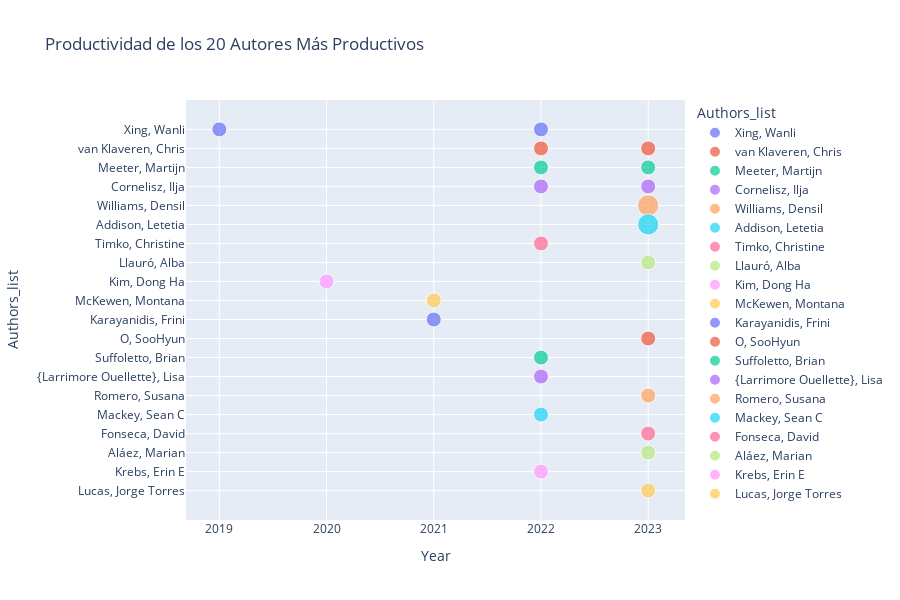

Source (notebook cell):
### Markdown cell above
## Análisis de autores

### Code cell
eda_bib.top_authors_chart(df)

### Figure 1 — Plotly figure (JSON) as saved in the notebook; plotly's stock layout.template omitted (floating-point values rounded to 4 significant figures)
{"data": [{"hovertemplate": "<b>%{hovertext}</b><br><br>Authors_list=%{y}<br>Year=%{x}<br>Publications=%{marker.size}<extra></extra>", "hovertext": ["Xing, Wanli", "Xing, Wanli"], "legendgroup": "Xing, Wanli", "marker": {"color": "#636efa", "size": [1, 1], "sizemode": "area", "sizeref": 0.008889, "symbol": "circle"}, "mode": "markers", "name": "Xing, Wanli", "orientation": "v", "showlegend": true, "type": "scatter", "x": [2019, 2022], "xaxis": "x", "y": ["Xing, Wanli", "Xing, Wanli"], "yaxis": "y"}, {"hovertemplate": "<b>%{hovertext}</b><br><br>Authors_list=%{y}<br>Year=%{x}<br>Publications=%{marker.size}<extra></extra>", "hovertext": ["van Klaveren, Chris", "van Klaveren, Chris"], "legendgroup": "van Klaveren, Chris", "marker": {"color": "#EF553B", "size": [1, 1], "sizemode": "area", "sizeref": 0.008889, "symbol": "circle"}, "mode": "markers", "name": "van Klaveren, Chris", "orientation": "v", "showlegend": true, "type": "scatter", "x": [2022, 2023], "xaxis": "x", "y": ["van Klaveren, Chris", "van Klaveren, Chris"], "yaxis": "y"}, {"hovertemplate": "<b>%{hovertext}</b><br><br>Authors_list=%{y}<br>Year=%{x}<br>Publications=%{marker.size}<extra></extra>", "hovertext": ["Meeter, Martijn", "Meeter, Martijn"], "legendgroup": "Meeter, Martijn", "marker": {"color": "#00cc96", "size": [1, 1], "sizemode": "area", "sizeref": 0.008889, "symbol": "circle"}, "mode": "markers", "name": "Meeter, Martijn", "orientation": "v", "showlegend": true, "type": "scatter", "x": [2022, 2023], "xaxis": "x", "y": ["Meeter, Martijn", "Meeter, Martijn"], "yaxis": "y"}, {"hovertemplate": "<b>%{hovertext}</b><br><br>Authors_list=%{y}<br>Year=%{x}<br>Publications=%{marker.size}<extra></extra>", "hovertext": ["Cornelisz, Ilja", "Cornelisz, Ilja"], "legendgroup": "Cornelisz, Ilja", "marker": {"color": "#ab63fa", "size": [1, 1], "sizemode": "area", "sizeref": 0.008889, "symbol": "circle"}, "mode": "markers", "name": "Cornelisz, Ilja", "orientation": "v", "showlegend": true, "type": "scatter", "x": [2022, 2023], "xaxis": "x", "y": ["Cornelisz, Ilja", "Cornelisz, Ilja"], "yaxis": "y"}, {"hovertemplate": "<b>%{hovertext}</b><br><br>Authors_list=%{y}<br>Year=%{x}<br>Publications=%{marker.size}<extra></extra>", "hovertext": ["Williams, Densil"], "legendgroup": "Williams, Densil", "marker": {"color": "#FFA15A", "size": [2], "sizemode": "area", "sizeref": 0.008889, "symbol": "circle"}, "mode": "markers", "name": "Williams, Densil", "orientation": "v", "showlegend": true, "type": "scatter", "x": [2023], "xaxis": "x", "y": ["Williams, Densil"], "yaxis": "y"}, {"hovertemplate": "<b>%{hovertext}</b><br><br>Authors_list=%{y}<br>Year=%{x}<br>Publications=%{marker.size}<extra></extra>", "hovertext": ["Addison, Letetia"], "legendgroup": "Addison, Letetia", "marker": {"color": "#19d3f3", "size": [2], "sizemode": "area", "sizeref": 0.008889, "symbol": "circle"}, "mode": "markers", "name": "Addison, Letetia", "orientation": "v", "showlegend": true, "type": "scatter", "x": [2023], "xaxis": "x", "y": ["Addison, Letetia"], "yaxis": "y"}, {"hovertemplate": "<b>%{hovertext}</b><br><br>Authors_list=%{y}<br>Year=%{x}<br>Publications=%{marker.size}<extra></extra>", "hovertext": ["Timko, Christine"], "legendgroup": "Timko, Christine", "marker": {"color": "#FF6692", "size": [1], "sizemode": "area", "sizeref": 0.008889, "symbol": "circle"}, "mode": "markers", "name": "Timko, Christine", "orientation": "v", "showlegend": true, "type": "scatter", "x": [2022], "xaxis": "x", "y": ["Timko, Christine"], "yaxis": "y"}, {"hovertemplate": "<b>%{hovertext}</b><br><br>Authors_list=%{y}<br>Year=%{x}<br>Publications=%{marker.size}<extra></extra>", "hovertext": ["Llauró, Alba"], "legendgroup": "Llauró, Alba", "marker": {"color": "#B6E880", "size": [1], "sizemode": "area", "sizeref": 0.008889, "symbol": "circle"}, "mode": "markers", "name": "Llauró, Alba", "orientation": "v", "showlegend": true, "type": "scatter", "x": [2023], "xaxis": "x", "y": ["Llauró, Alba"], "yaxis": "y"}, {"hovertemplate": "<b>%{hovertext}</b><br><br>Authors_list=%{y}<br>Year=%{x}<br>Publications=%{marker.size}<extra></extra>", "hovertext": ["Kim, Dong Ha"], "legendgroup": "Kim, Dong Ha", "marker": {"color": "#FF97FF", "size": [1], "sizemode": "area", "sizeref": 0.008889, "symbol": "circle"}, "mode": "markers", "name": "Kim, Dong Ha", "orientation": "v", "showlegend": true, "type": "scatter", "x": [2020], "xaxis": "x", "y": ["Kim, Dong Ha"], "yaxis": "y"}, {"hovertemplate": "<b>%{hovertext}</b><br><br>Authors_list=%{y}<br>Year=%{x}<br>Publications=%{marker.size}<extra></extra>", "hovertext": ["McKewen, Montana"], "legendgroup": "McKewen, Montana", "marker": {"color": "#FECB52", "size": [1], "sizemode": "area", "sizeref": 0.008889, "symbol": "circle"}, "mode": "markers", "name": "McKewen, Montana", "orientation": "v", "showlegend": true, "type": "scatter", "x": [2021], "xaxis": "x", "y": ["McKewen, Montana"], "yaxis": "y"}, {"hovertemplate": "<b>%{hovertext}</b><br><br>Authors_list=%{y}<br>Year=%{x}<br>Publications=%{marker.size}<extra></extra>", "hovertext": ["Karayanidis, Frini"], "legendgroup": "Karayanidis, Frini", "marker": {"color": "#636efa", "size": [1], "sizemode": "area", "sizeref": 0.008889, "symbol": "circle"}, "mode": "markers", "name": "Karayanidis, Frini", "orientation": "v", "showlegend": true, "type": "scatter", "x": [2021], "xaxis": "x", "y": ["Karayanidis, Frini"], "yaxis": "y"}, {"hovertemplate": "<b>%{hovertext}</b><br><br>Authors_list=%{y}<br>Year=%{x}<br>Publications=%{marker.size}<extra></extra>", "hovertext": ["O, SooHyun"], "legendgroup": "O, SooHyun", "marker": {"color": "#EF553B", "size": [1], "sizemode": "area", "sizeref": 0.008889, "symbol": "circle"}, "mode": "markers", "name": "O, SooHyun", "orientation": "v", "showlegend": true, "type": "scatter", "x": [2023], "xaxis": "x", "y": ["O, SooHyun"], "yaxis": "y"}, {"hovertemplate": "<b>%{hovertext}</b><br><br>Authors_list=%{y}<br>Year=%{x}<br>Publications=%{marker.size}<extra></extra>", "hovertext": ["Suffoletto, Brian"], "legendgroup": "Suffoletto, Brian", "marker": {"color": "#00cc96", "size": [1], "sizemode": "area", "sizeref": 0.008889, "symbol": "circle"}, "mode": "markers", "name": "Suffoletto, Brian", "orientation": "v", "showlegend": true, "type": "scatter", "x": [2022], "xaxis": "x", "y": ["Suffoletto, Brian"], "yaxis": "y"}, {"hovertemplate": "<b>%{hovertext}</b><br><br>Authors_list=%{y}<br>Year=%{x}<br>Publications=%{marker.size}<extra></extra>", "hovertext": ["{Larrimore Ouellette}, Lisa"], "legendgroup": "{Larrimore Ouellette}, Lisa", "marker": {"color": "#ab63fa", "size": [1], "sizemode": "area", "sizeref": 0.008889, "symbol": "circle"}, "mode": "markers", "name": "{Larrimore Ouellette}, Lisa", "orientation": "v", "showlegend": true, "type": "scatter", "x": [2022], "xaxis": "x", "y": ["{Larrimore Ouellette}, Lisa"], "yaxis": "y"}, {"hovertemplate": "<b>%{hovertext}</b><br><br>Authors_list=%{y}<br>Year=%{x}<br>Publications=%{marker.size}<extra></extra>", "hovertext": ["Romero, Susana"], "legendgroup": "Romero, Susana", "marker": {"color": "#FFA15A", "size": [1], "sizemode": "area", "sizeref": 0.008889, "symbol": "circle"}, "mode": "markers", "name": "Romero, Susana", "orientation": "v", "showlegend": true, "type": "scatter", "x": [2023], "xaxis": "x", "y": ["Romero, Susana"], "yaxis": "y"}, {"hovertemplate": "<b>%{hovertext}</b><br><br>Authors_list=%{y}<br>Year=%{x}<br>Publications=%{marker.size}<extra></extra>", "hovertext": ["Mackey, Sean C"], "legendgroup": "Mackey, Sean C", "marker": {"color": "#19d3f3", "size": [1], "sizemode": "area", "sizeref": 0.008889, "symbol": "circle"}, "mode": "markers", "name": "Mackey, Sean C", "orientation": "v", "showlegend": true, "type": "scatter", "x": [2022], "xaxis": "x", "y": ["Mackey, Sean C"], "yaxis": "y"}, {"hovertemplate": "<b>%{hovertext}</b><br><br>Authors_list=%{y}<br>Year=%{x}<br>Publications=%{marker.size}<extra></extra>", "hovertext": ["Fonseca, David"], "legendgroup": "Fonseca, David", "marker": {"color": "#FF6692", "size": [1], "sizemode": "area", "sizeref": 0.008889, "symbol": "circle"}, "mode": "markers", "name": "Fonseca, David", "orientation": "v", "showlegend": true, "type": "scatter", "x": [2023], "xaxis": "x", "y": ["Fonseca, David"], "yaxis": "y"}, {"hovertemplate": "<b>%{hovertext}</b><br><br>Authors_list=%{y}<br>Year=%{x}<br>Publications=%{marker.size}<extra></extra>", "hovertext": ["Aláez, Marian"], "legendgroup": "Aláez, Marian", "marker": {"color": "#B6E880", "size": [1], "sizemode": "area", "sizeref": 0.008889, "symbol": "circle"}, "mode": "markers", "name": "Aláez, Marian", "orientation": "v", "showlegend": true, "type": "scatter", "x": [2023], "xaxis": "x", "y": ["Aláez, Marian"], "yaxis": "y"}, {"hovertemplate": "<b>%{hovertext}</b><br><br>Authors_list=%{y}<br>Year=%{x}<br>Publications=%{marker.size}<extra></extra>", "hovertext": ["Krebs, Erin E"], "legendgroup": "Krebs, Erin E", "marker": {"color": "#FF97FF", "size": [1], "sizemode": "area", "sizeref": 0.008889, "symbol": "circle"}, "mode": "markers", "name": "Krebs, Erin E", "orientation": "v", "showlegend": true, "type": "scatter", "x": [2022], "xaxis": "x", "y": ["Krebs, Erin E"], "yaxis": "y"}, {"hovertemplate": "<b>%{hovertext}</b><br><br>Authors_list=%{y}<br>Year=%{x}<br>Publications=%{marker.size}<extra></extra>", "hovertext": ["Lucas, Jorge Torres"], "legendgroup": "Lucas, Jorge Torres", "marker": {"color": "#FECB52", "size": [1], "sizemode": "area", "sizeref": 0.008889, "symbol": "circle"}, "mode": "markers", "name": "Lucas, Jorge Torres", "orientation": "v", "showlegend": true, "type": "scatter", "x": [2023], "xaxis": "x", "y": ["Lucas, Jorge Torres"], "yaxis": "y"}], "layout": {"height": 600, "legend": {"itemsizing": "constant", "title": {"text": "Authors_list"}, "tracegroupgap": 0}, "title": {"text": "Productividad de los 20 Autores Más Productivos"}, "xaxis": {"anchor": "y", "categoryorder": "category ascending", "domain": [0, 1], "title": {"text": "Year"}, "type": "category"}, "yaxis": {"anchor": "x", "categoryarray": ["Lucas, Jorge Torres", "Krebs, Erin E", "Aláez, Marian", "Fonseca, David", "Mackey, Sean C", "Romero, Susana", "{Larrimore Ouellette}, Lisa", "Suffoletto, Brian", "O, SooHyun", "Karayanidis, Frini", "McKewen, Montana", "Kim, Dong Ha", "Llauró, Alba", "Timko, Christine", "Addison, Letetia", "Williams, Densil", "Cornelisz, Ilja", "Meeter, Martijn", "van Klaveren, Chris", "Xing, Wanli"], "categoryorder": "array", "domain": [0, 1], "tickmode": "linear", "title": {"text": "Authors_list"}}}}
